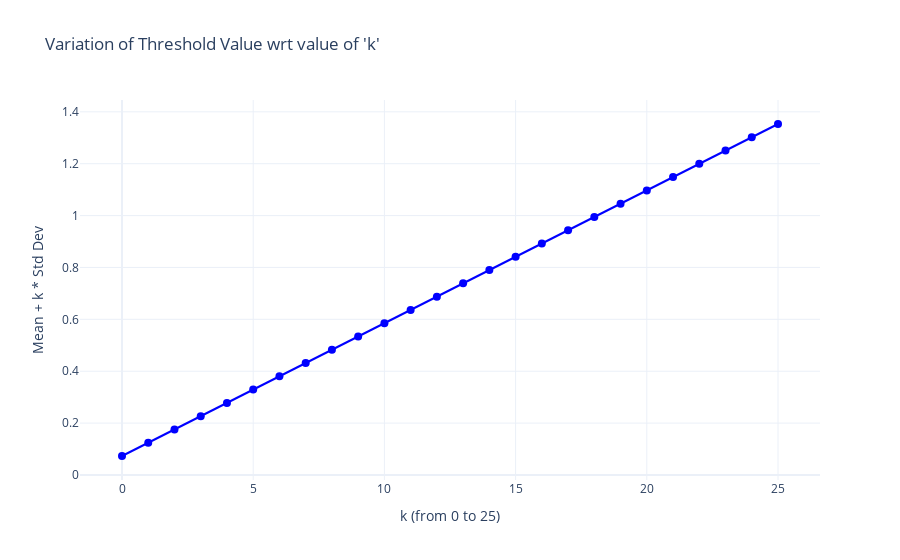

Source (notebook cell):
### Code cell
import plotly.graph_objects as go

mean_loss = np.mean(test_loss)
std_loss = np.std(test_loss)

# Values of k from 0 to 25
k_values = np.arange(0, 26)

# Calculate the formula for each k
y_values = [mean_loss + k * std_loss for k in k_values]

fig = go.Figure()

fig.add_trace(go.Scatter(
    x=k_values,
    y=y_values,
    mode='lines+markers',
    line=dict(color='blue'),
    marker=dict(size=8)
))

# Set titles and labels
fig.update_layout(
    title="Variation of Threshold Value wrt value of 'k'",
    xaxis_title="k (from 0 to 25)",
    yaxis_title="Mean + k * Std Dev",
    template="plotly_white"
)

# Show the plot
fig.show()

### Figure 1 — Plotly figure (JSON) as saved in the notebook; plotly's stock layout.template omitted (floating-point values rounded to 4 significant figures)
{"data": [{"line": {"color": "blue"}, "marker": {"size": 8}, "mode": "lines+markers", "type": "scatter", "x": [0, 1, 2, 3, 4, 5, 6, 7, 8, 9, 10, 11, 12, 13, 14, 15, 16, 17, 18, 19, 20, 21, 22, 23, 24, 25], "y": [0.07316, 0.1244, 0.1756, 0.2267, 0.2779, 0.3291, 0.3803, 0.4315, 0.4827, 0.5339, 0.5851, 0.6363, 0.6875, 0.7387, 0.7899, 0.8411, 0.8923, 0.9435, 0.9947, 1.046, 1.097, 1.148, 1.199, 1.251, 1.302, 1.353]}], "layout": {"title": {"text": "Variation of Threshold Value wrt value of 'k'"}, "xaxis": {"title": {"text": "k (from 0 to 25)"}}, "yaxis": {"title": {"text": "Mean + k * Std Dev"}}}}
